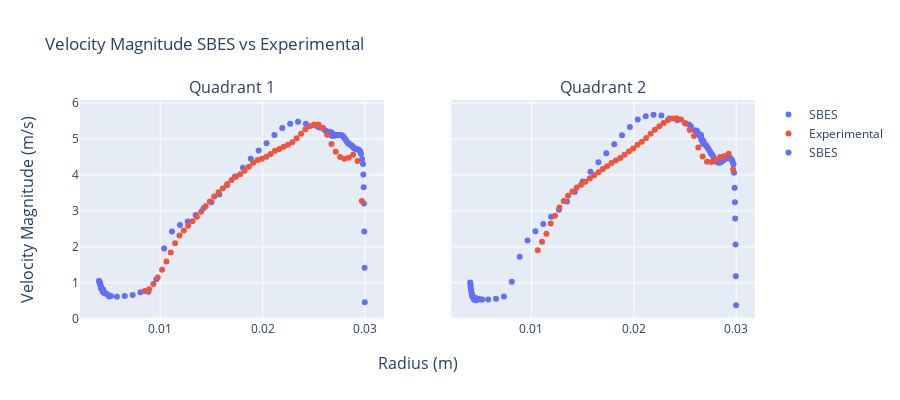

Here is the notebook cell this chart was saved with:
### Code cell
color10_16 = ['#636EFA', '#EF553B', '#00CC96', '#AB63FA', '#FFA15A', '#19D3F3', '#FF6692', '#B6E880', '#FF97FF',
              '#FECB52']
fig = make_subplots(
    rows=1,
    cols=2,
    shared_yaxes=True,
    x_title="Radius (m)",
    y_title="Velocity Magnitude (m/s)",
    subplot_titles=("Quadrant 1", "Quadrant 2"))

fig.add_trace(go.Scatter(x=q1_df['radius_bin_mean'],
                         y=q1_df['velocity-magnitude_bin_mean'],
                         mode='markers',
                         name='SBES',
                         line=dict(color=color10_16[0])
                          # error_x_array=d4_df['velocity-magnitude_std'],
                         # error_x_array=d_df['y-coordinate_std']
                          ),
              row=1, col=1)

fig.add_trace(go.Scatter(x=experimental_df['radius'],
                         y=experimental_df['velocity-mag (m/s)'],
                         mode='markers',
                         name='Experimental',
                         line=dict(color=color10_16[1])),
              row=1, col=1)

fig.add_trace(go.Scatter(x=q2_df['radius_bin_mean'],
                         y=q2_df['velocity-magnitude_bin_mean'],
                         mode='markers',
                         name='SBES',
                         line=dict(color=color10_16[0])
                          # error_x_array=d4_df['velocity-magnitude_std'],
                         # error_x_array=d_df['y-coordinate_std']
                          ),
              row=1, col=2)

fig.add_trace(go.Scatter(x=experimental_df['radius.1'],
                         y=experimental_df['velocity-mag (m/s).1'],
                         mode='markers',
                         name='Experimental',
                         line=dict(color=color10_16[1]),
                         showlegend=False),
              row=1, col=2)

fig.update_layout(height=400, width=900,
                  title_text="Velocity Magnitude SBES vs Experimental")

fig.show()
